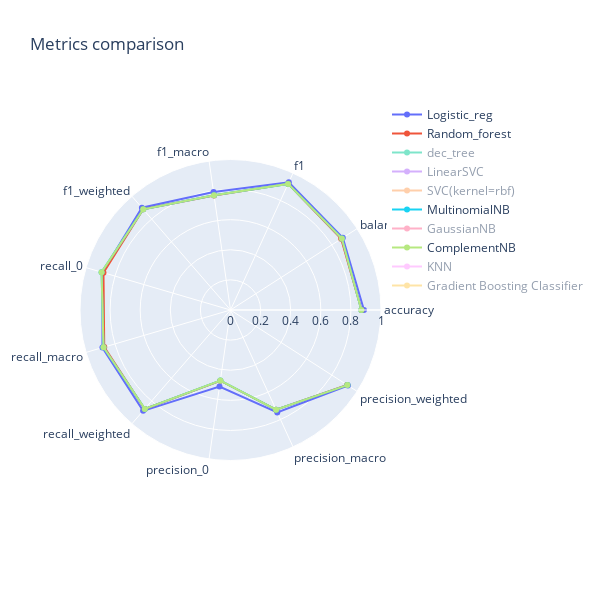

Source (notebook cell):
### Markdown cell above
### Visualize models performance

### Code cell
# Comparison of metrics scores
data = df_perf_cvz.iloc[:,:-2]  # to skip time_train and time_predict
plot_radar_mult(data)

### Figure 1 — Plotly figure (JSON) as saved in the notebook; plotly's stock layout.template omitted (floating-point values rounded to 4 significant figures)
{"data": [{"name": "Logistic_reg", "r": [0.8868, 0.8869, 0.9325, 0.7914, 0.899, 0.8871, 0.8869, 0.8868, 0.5133, 0.7482, 0.9274], "theta": ["accuracy", "balanced_accuracy", "f1", "f1_macro", "f1_weighted", "recall_0", "recall_macro", "recall_weighted", "precision_0", "precision_macro", "precision_weighted"], "type": "scatterpolar"}, {"name": "Random_forest", "r": [0.8702, 0.8743, 0.9219, 0.7693, 0.8857, 0.8796, 0.8743, 0.8702, 0.4747, 0.7282, 0.9215], "theta": ["accuracy", "balanced_accuracy", "f1", "f1_macro", "f1_weighted", "recall_0", "recall_macro", "recall_weighted", "precision_0", "precision_macro", "precision_weighted"], "type": "scatterpolar", "visible": true}, {"name": "dec_tree", "r": [0.8117, 0.8025, 0.884, 0.6916, 0.8384, 0.7905, 0.8025, 0.8117, 0.3646, 0.6656, 0.8951], "theta": ["accuracy", "balanced_accuracy", "f1", "f1_macro", "f1_weighted", "recall_0", "recall_macro", "recall_weighted", "precision_0", "precision_macro", "precision_weighted"], "type": "scatterpolar", "visible": "legendonly"}, {"name": "LinearSVC", "r": [0.8783, 0.8693, 0.9274, 0.7766, 0.8916, 0.8574, 0.8693, 0.8783, 0.4927, 0.7357, 0.921], "theta": ["accuracy", "balanced_accuracy", "f1", "f1_macro", "f1_weighted", "recall_0", "recall_macro", "recall_weighted", "precision_0", "precision_macro", "precision_weighted"], "type": "scatterpolar", "visible": "legendonly"}, {"name": "SVC(kernel=rbf)", "r": [0.8669, 0.8853, 0.9194, 0.7689, 0.8837, 0.9094, 0.8853, 0.8669, 0.4686, 0.7273, 0.9246], "theta": ["accuracy", "balanced_accuracy", "f1", "f1_macro", "f1_weighted", "recall_0", "recall_macro", "recall_weighted", "precision_0", "precision_macro", "precision_weighted"], "type": "scatterpolar", "visible": "legendonly"}, {"name": "MultinomialNB", "r": [0.8693, 0.8796, 0.9212, 0.7699, 0.8853, 0.893, 0.8796, 0.8693, 0.4732, 0.7284, 0.9231], "theta": ["accuracy", "balanced_accuracy", "f1", "f1_macro", "f1_weighted", "recall_0", "recall_macro", "recall_weighted", "precision_0", "precision_macro", "precision_weighted"], "type": "scatterpolar", "visible": true}, {"name": "GaussianNB", "r": [0.8367, 0.7261, 0.9039, 0.6809, 0.8509, 0.581, 0.7261, 0.8367, 0.3778, 0.6585, 0.8725], "theta": ["accuracy", "balanced_accuracy", "f1", "f1_macro", "f1_weighted", "recall_0", "recall_macro", "recall_weighted", "precision_0", "precision_macro", "precision_weighted"], "type": "scatterpolar", "visible": "legendonly"}, {"name": "ComplementNB", "r": [0.8693, 0.8796, 0.9212, 0.7699, 0.8853, 0.893, 0.8796, 0.8693, 0.4732, 0.7284, 0.9231], "theta": ["accuracy", "balanced_accuracy", "f1", "f1_macro", "f1_weighted", "recall_0", "recall_macro", "recall_weighted", "precision_0", "precision_macro", "precision_weighted"], "type": "scatterpolar", "visible": true}, {"name": "KNN", "r": [0.8723, 0.7392, 0.9266, 0.7193, 0.8774, 0.5646, 0.7392, 0.8723, 0.4686, 0.7041, 0.8838], "theta": ["accuracy", "balanced_accuracy", "f1", "f1_macro", "f1_weighted", "recall_0", "recall_macro", "recall_weighted", "precision_0", "precision_macro", "precision_weighted"], "type": "scatterpolar", "visible": "legendonly"}, {"name": "Gradient Boosting Classifier", "r": [0.8032, 0.8491, 0.876, 0.6996, 0.8341, 0.9094, 0.8491, 0.8032, 0.3671, 0.6759, 0.9115], "theta": ["accuracy", "balanced_accuracy", "f1", "f1_macro", "f1_weighted", "recall_0", "recall_macro", "recall_weighted", "precision_0", "precision_macro", "precision_weighted"], "type": "scatterpolar", "visible": "legendonly"}], "layout": {"height": 600, "polar": {"angularaxis": {"type": "category"}, "radialaxis": {"autorange": false, "range": [0, 1], "type": "linear", "visible": true}}, "showlegend": true, "title": {"text": "Metrics comparison"}, "width": 600}}
